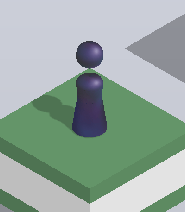
%> input picture jump2.png, 185 x 212 px
$ octave test_jump.m   (GNU Octave 9; MATLAB toolbox functions it lacks are replaced by stand-ins)
%> lines starting %> are read from the running program, lines starting %| are printed output that depends on the picture; in (x1, y1, x2, y2) boxes, pixels count from 0 and x2, y2 are one past the last pixel; in counts of white or black regions, pixels touching at a corner belong together; the program's own positions count from 1
### BP_matte.m
%-------------------------------------------------------------------------%
% Input:
% Image: input RBG image              --> MxNx3 matrix;
% foreground: user defined foreground --> 2xn matrix,
%   where the first row is X coordinate, the seconde row is Y coordinate;
% background: user defined background --> 2xm matrix,
%   where the first row is X coordinate, the seconde row is Y coordinate;
% K: number of component in GMM the number of component is 5 as infered in paper "GrabCut"
% Output:
% MattedImage: Processd image         --> MxN matrix;
%-------------------------------------------------------------------------%
function MattedImage = BP_matte(Image, foreground, background,K)
%% initially define Uc & Un based on user-defined foreground & background
s = size(Image);
s = s([1,2]);
y = 1:s(1);
x = 1:s(2);
[X,Y] = meshgrid(y,x);
X = X.';    Y = Y.';

level = 25;                                 % number of alpha level
alphaK = linspace(0,1,level);                  % discrete alpha into 25 levels

alpha = 0.5*ones(s);                        % initialize alpha value, which is in the region [0,1];
uncert = ones(s);
for i1 = 1:length(foreground)
    uncert(foreground(1,i1),foreground(2,i1)) = 0;
end

for i1 = 1:length(background)
    uncert(background(1,i1),background(2,i1)) = 0;% initialize uncertainty;
end

Un = uncert;                                % initialize group Un, which include all unknown pixels
U = sum(uncert(:));
U_new = 0;
Uc_tilde = zeros(s);                        % initialize group Uc~

estimated = zeros(s);

for i1 = 1:length(foreground)
    estimated(foreground(1,i1),foreground(2,i1)) = 1;                       % measure the pixel have been estimted or not
    alpha(foreground(1,i1),foreground(2,i1)) = 1;                           % set value of user-defined foreground to be 1
end

for i1 = 1:length(background)
    estimated(background(1,i1),background(2,i1)) = 1;                       % measure the pixel have been estimted or not
    alpha(background(1,i1),background(2,i1)) = 0;                           % set value of user-defined foreground to be 1
end

counter = 1;

%% build GMM based on user-defined foreground & background and assign pixels to single Gaussain
options = statset('MaxIter',500);
gmm_fore = fitgmdist(foreground.', K,'Options',options);        % build Gaussian mix model for foreground
gmm_back = fitgmdist(background.', K,'Options',options);        % build Gaussian mix model for background

k_fore = ceil(K*rand(1,length(foreground)));   % assign each pixel in foreground to one single Gaussian
k_back = ceil(K*rand(1,length(background)));   % assign each pixel in background to one single Gaussian

r1 = 15;                                    % radius of region to be added into Uc_tilde
r2 = 20;                                    % radius of region considered when calculate weight

%%
% the loop judge condition needs to be further determined.
while max(Un(:))~=0 & U>U_new % while Un is not null
    U = sum(uncert(:));                              % update the total uncertainty.
    %% if Un is not null, transfer pixelswithin 15 pixels of Uc from Un to Uc_tilde
    if max(Un(:))~=0
        X_c = X(uncert==0);                 % obtain pixels in Uc
    	Y_c = Y(uncert==0);
        for i1 = 1:length(X_c)
           Uc_tilde((X-X_c(i1)).^2+(Y-Y_c(i1)).^2<=r1^2 & Un==1) = 1;
           Un((X-X_c(i1)).^2+(Y-Y_c(i1)).^2<=r1^2 & Un==1) = 0;
        end
    end

    %% build MRF based on pixels in Uc
    MRF = Uc_tilde;                         % treat each pixel in Uc_tilde as a node in the MRF
    X_tilde = X(Uc_tilde==1);
    Y_tilde = Y(Uc_tilde==1);
    for i1 = 1:length(Y_tilde)                % adjacent pixels in Uc are also in MRF
        if X_tilde(i1)>1
            if  uncert(X_tilde(i1)-1,Y_tilde(i1))==0
                MRF(X_tilde(i1)-1,Y_tilde(i1)) = 1;
            end
        end

        if X_tilde(i1)<s(1)
            if uncert(X_tilde(i1)+1,Y_tilde(i1))==0
                MRF(X_tilde(i1)+1,Y_tilde(i1)) = 1;
            end
        end

        if Y_tilde(i1)>1
            if uncert(X_tilde(i1),Y_tilde(i1)-1)==0
                MRF(X_tilde(i1),Y_tilde(i1)-1) = 1;
            end
        end

        if Y_tilde(i1)<s(2)
            if uncert(X_tilde(i1),Y_tilde(i1)+1)==0
                MRF(X_tilde(i1),Y_tilde(i1)+1) = 1;
            end
        end
    end

    %% For each node in MRF, compute its data cost
    X_mrf = X(MRF==1);                      % obtain pixels in MRF
    Y_mrf = Y(MRF==1);

    N = 12;                                 % number of samples

    Vd = ones([s,level]);                     % initialize data cost
    for i1 = 1:length(X_mrf)
        %% sample foreground & background and calculate weight
        foreSample = zeros(2,N);            % foreground sample set coordinates
        backSample = zeros(2,N);            % background sample set coordinates


        % foreground
%         foreSampleX_temp = X((X-X_mrf(i1)).^2+(Y-Y_mrf(i1)).^2<=r2^2 ...
%             & alpha>alpha(X_mrf(i1),Y_mrf(i1)) & estimated==1);
%         foreSampleY_temp = Y((X-X_mrf(i1)).^2+(Y-Y_mrf(i1)).^2<=r2^2 ...
%             & alpha>alpha(X_mrf(i1),Y_mrf(i1)) & estimated==1);

        foreSampleX_temp = X((X-X_mrf(i1)).^2+(Y-Y_mrf(i1)).^2<=r2^2 ...
            & alpha==1 & estimated==1);
        foreSampleY_temp = Y((X-X_mrf(i1)).^2+(Y-Y_mrf(i1)).^2<=r2^2 ...
            & alpha==1 & estimated==1);

        % check whether there are N samples
        if length(foreSampleX_temp)>=N
            % select the N samples with largest weight
            w_temp = weight([X_mrf(i1),Y_mrf(i1)], foreSampleX_temp, foreSampleY_temp, uncert, r2);
            [wF,Fidx] = sort(w_temp,'descend');     % sort
            wF = wF(1:N);       % select N samples
            foreSample(1,:) = foreSampleX_temp(Fidx(1:N));
            foreSample(2,:) = foreSampleY_temp(Fidx(1:N));
        else
            % select N samples based on GMM above
            mu = gmm_fore.mu;
            sigma = gmm_fore.Sigma;
            for i2 = 1:N
                component = k_fore(ceil(length(k_fore)*rand())); % random select a single Gaussian
                muK = mu(component,:);
                sigmaK = sigma(:,:,component); % obtain parameter fo Gaussian
                r = mvnrnd(muK,sigmaK,1);
                [~,idx] = min(sum((foreground-r.').^2));    % find the most closest foreground as sample
                foreSample(:,i2) = foreground(:,idx);
            end
            wF = weight([X_mrf(i1),Y_mrf(i1)],foreSample(1,:).',foreSample(2,:).',uncert, r2);
        end

        % background
%         backSampleX_temp = X((X-X_mrf(i1)).^2+(Y-Y_mrf(i1)).^2<=r2^2 ...
%             & alpha<alpha(X_mrf(i1),Y_mrf(i1)) & estimated==1);
%         backSampleY_temp = Y((X-X_mrf(i1)).^2+(Y-Y_mrf(i1)).^2<=r2^2 ...
%             & alpha<alpha(X_mrf(i1),Y_mrf(i1)) & estimated==1);

        backSampleX_temp = X((X-X_mrf(i1)).^2+(Y-Y_mrf(i1)).^2<=r2^2 ...
            & alpha==0 & estimated==1);
        backSampleY_temp = Y((X-X_mrf(i1)).^2+(Y-Y_mrf(i1)).^2<=r2^2 ...
            & alpha==0 & estimated==1);

        % check whether there are N samples
        if length(backSampleX_temp)>=N
            % select the N samples with largest weight
            w_temp = weight([X_mrf(i1),Y_mrf(i1)], backSampleX_temp, backSampleY_temp, uncert, r2);
            [wB,Bidx] = sort(w_temp,'descend');     % sort
            wB = wB(1:N);       % select N samples
            backSample(1,:) = backSampleX_temp(Bidx(1:N));
            backSample(2,:) = backSampleY_temp(Bidx(1:N));
        else
            % select N samples based on GMM above
            mu = gmm_back.mu;
            sigma = gmm_back.Sigma;
            for i2 = 1:N
                component = k_back(ceil(length(k_back)*rand())); % random select a single Gaussian
                muK = mu(component,:);
                sigmaK = sigma(:,:,component); % obtain parameter fo Gaussian
                r = mvnrnd(muK,sigmaK,1);
                [~,idx] = min(sum((background-r.').^2)); % find the most closest background as sample
                backSample(:,i2) = background(:,idx);
            end
            wB = weight([X_mrf(i1),Y_mrf(i1)],backSample(1,:).',backSample(2,:).',uncert, r2);
        end

       %% Compute likelihood
        Lk = zeros(1,level);

        idx = 1:N;
        [IdxF,IdxB] = meshgrid(idx, idx);

        Cp = Image(X_mrf(i1),Y_mrf(i1),:);   % obtain node's RGB value
        Cp = repmat(Cp,N,N);

        Fp = zeros(1,length(foreSample),3); %
        for i2 = 1:length(foreSample)
            Fp(1,i2,:) = Image(foreSample(1,i2),foreSample(2,i2),:); % obtain foreground samples' RGB value
        end
        Fp_rep = repmat(Fp,N,1);

        Bp = zeros(length(backSample),1,3);
        for i2 = 1:length(backSample)
            Bp(i2,1,:) = Image(backSample(1,i2),backSample(2,i2),:); % obtain background samples' RGB value
        end
        Bp_rep = repmat(Bp,1,N);

        dF = squeeze(sqrt(sum(Fp.^2,3)));                  % variance of foreground sample set
        sigmaF = sqrt(mean((dF-mean(dF)).^2));
        dB = squeeze(sqrt(sum(Bp.^2,3)));                  % variance of background sample set
        sigmaB = sqrt(mean((dB-mean(dB)).^2));

        for i2 = 1:level
            sigma_kd = alphaK(i2)*sigmaF+(1-alphaK(i2))*sigmaB;
            dc = sum((Cp-(alphaK(i2)*Fp_rep+(1-alphaK(i2))*Bp_rep)).^2,3);

            Lkp = wF(IdxF).*wB(IdxB).*exp(-dc/(2*sigma_kd^2));
            Lk(i2) = 1/N^2*sum(Lkp(:));                     % calculate likelihood
        end

        %% Compute data cost
        Lks = sum(Lk);
        if Lks ~= 0
            Vd(X_mrf(i1),Y_mrf(i1),:) = 1-Lk/sum(Lk);                          % obtain data cost
        else
            Vd(X_mrf(i1),Y_mrf(i1),:) = 1/level;
        end

    end
    Vs = 1-exp(-(repmat(alphaK,level,1)-repmat(alphaK.',1,level)).^2/0.2^2);    % sigmaS = 0.2

    %% apply Belief Propagation algorithm
    alpha_new = BP(MRF, Vd, Vs,alphaK,level);
    alpha(MRF==1)=alpha_new(MRF==1);

    for i1 = 1:length(foreground)
        alpha(foreground(1,i1),foreground(2,i1)) = 1;                           % set value of user-defined foreground to be 1
    end

    for i1 = 1:length(background)
        alpha(background(1,i1),background(2,i1)) = 0;                           % set value of user-defined foreground to be 1
    end

%     figure; imshow(uint8(255*alpha));
    %% update uncertianty, foreground & background
    uncert((alpha==1 |alpha==0) & Uc_tilde==1)=0;                      % assigning new foreground & background uncertainty to 0;
    Uc_tilde(alpha==1 |alpha==0) = 0;

    foreground_new = zeros(2,length(X(alpha==1)));
    background_new = zeros(2,length(X(alpha==0)));

    foreground_new(1,:) = X(alpha==1).';
    foreground_new(2,:) = Y(alpha==1).';
    background_new(1,:) = X(alpha==0).';
    background_new(2,:) = Y(alpha==0).';

    F_opt = Image.*alpha;
    B_opt = Image-F_opt;

    foreValue = zeros(3,length(foreground_new));
    for i1 = 1:length(foreground_new)
        foreValue(:,i1) = squeeze(Image(foreground_new(1,i1),foreground_new(2,i1),:));  % obtain RGB value of foreground
    end

    backValue = zeros(3,length(background_new));
    for i1 = 1:length(background_new)
        backValue(:,i1) = squeeze(Image(background_new(1,i1),background_new(2,i1),:));  % obtain RGB value of backround
    end

    for i1 = 1:s(1)
       for i2 = 1:s(2)
           if(Uc_tilde(i1,i2)==1)

              [~,minF] = min(sum((squeeze(F_opt(i1,i2,:))-foreValue).^2),[],2);                       % obtain the index of the smallest fitting error sample
              [~,minB] = min(sum((squeeze(B_opt(i1,i2,:))-backValue).^2),[],2);                       % obtain the index of the smallest fitting error sample

              wF_star = weight([i1,i2],foreground_new(1,minF),foreground_new(2,minF),uncert, r2);
              wB_star = weight([i1,i2],background_new(1,minB),background_new(2,minB),uncert, r2);
              uncert(i1,i2)= 1-sqrt(wF_star.*wB_star);
           end
       end
    end

%     Uc_tilde =zeros(s); Uc_tilde(uncert~=0 & uncert~=1)=1;              % re-define Uc_tilde
    Un = zeros(s);  Un(uncert==1)=1;
    U_new = sum(uncert(:));                                              % compute total uncertainty

    estimated(MRF==1)=1;                                                % record pixels which have been estimated
%     fprintf('the %d iteration',counter);


    counter = counter+1;
end

MattedImage = alpha*255;
end

### test_jump.m
clear all; close all;
dbstop if error;

% obtain image
I = double(imread('jump2.png'));
figure;imshow(uint8(I));title('origin image');

% define foreground
[x,y] = meshgrid(82:124,86:94);
foreground = [x(:).';y(:).'];
[x,y] = meshgrid(50:58,85:95);
foreground = [foreground,[x(:).';y(:).']];

% defind background
[x,y] = meshgrid(24:185,18:29);
background = [x(:).';y(:).'];
[x,y] = meshgrid(25:182,141:151);
background = [background,[x(:).';y(:).']];

Iplot = I;
for i1 = 1:length(foreground)
    Iplot(foreground(1,i1),foreground(2,i1),:)=[255,0,0];
end
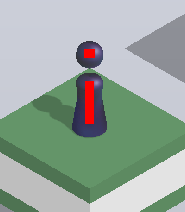
%> Iplot: size 212x185x3 double; mean R, G, B 154.1, 169.1, 159.5
for i1 = 1:length(background)
    Iplot(background(1,i1),background(2,i1),:)=[0,0,255];
end
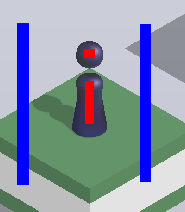
%> Iplot: size 212x185x3 double; 9.39% of pixels changed, all inside (x1, y1, x2, y2) = (17, 23, 151, 185)
figure;imshow(uint8(Iplot));title('fore & back ground');

tic;
mattedImage = BP_matte(I,foreground, background,2);
%> after the loop in BP_matte, `for i1 = 1:length(foreground)`:
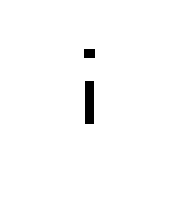
%> uncert: size 212x185 double; values 0 (black) and 1 (white), 98.8% white; 2 black regions, box (x1, y1, x2, y2) and area: (85, 81, 94, 124) 387, (84, 49, 95, 58) 99
%> after the loop in BP_matte, `for i1 = 1:length(background)`:
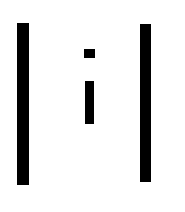
%> uncert: size 212x185 double; values 0 (black) and 1 (white), 89.4% white; 4 black regions, box (x1, y1, x2, y2) and area: (17, 23, 29, 185) 1944, (140, 24, 151, 182) 1738, (85, 81, 94, 124) 387, (84, 49, 95, 58) 99
%> after the loop in BP_matte, `for i1 = 1:length(background)`:
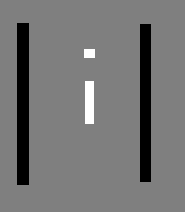
%> alpha: size 212x185 double; min 0, max 1, mean 0.459
%> the run ends on the next line

$ run again, with jump.png copied over jump2.png
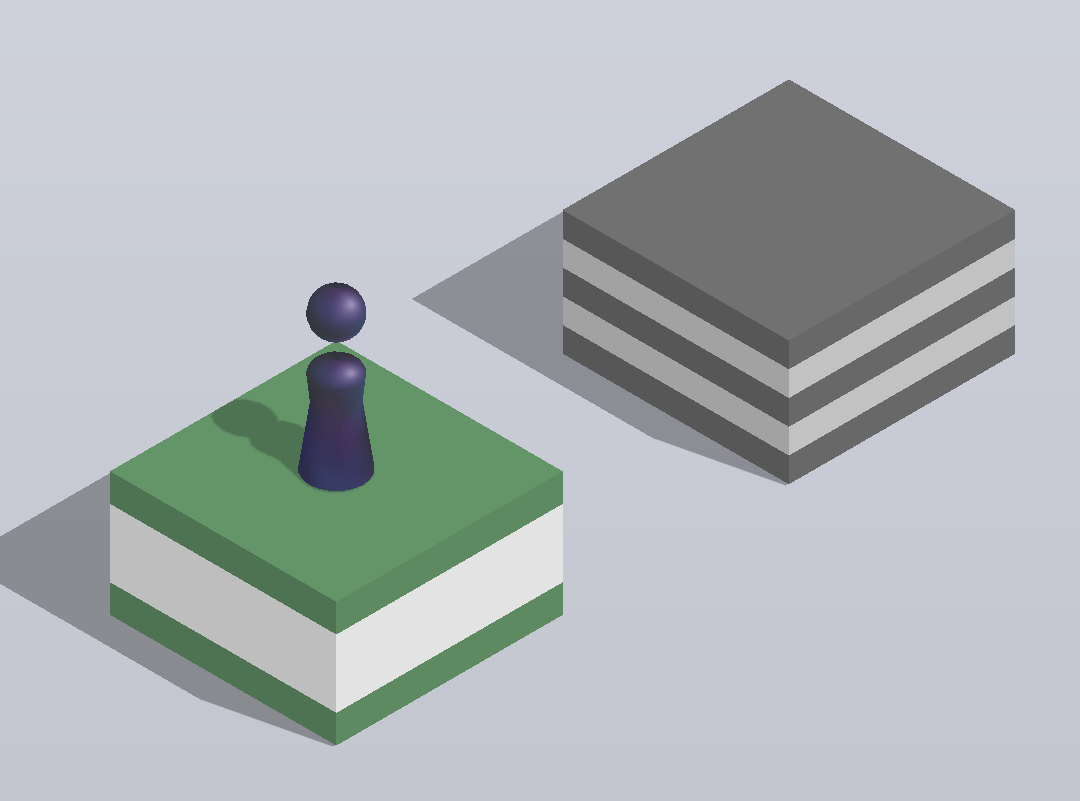
%> input picture jump.png, 1080 x 801 px
%> after the loop in BP_matte, `for i1 = 1:length(foreground)`:
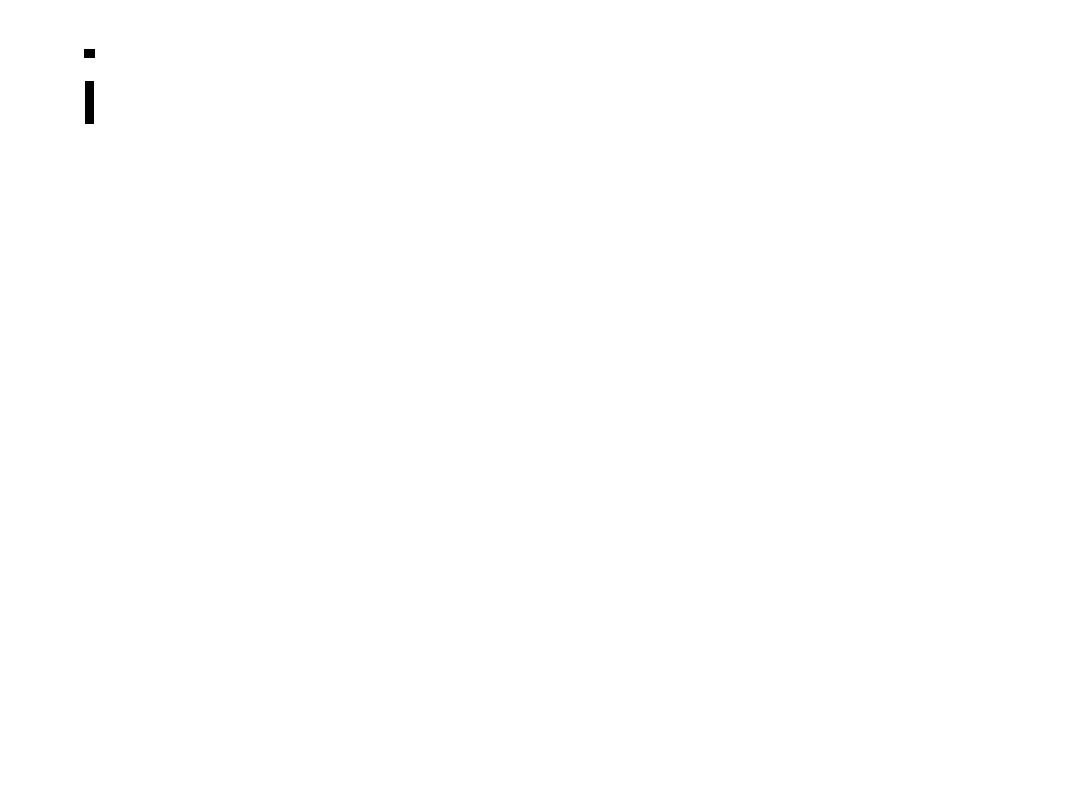
%> uncert: size 801x1080 double; values 0 (black) and 1 (white), 99.9% white; 2 black regions, box (x1, y1, x2, y2) and area: (85, 81, 94, 124) 387, (84, 49, 95, 58) 99
%> after the loop in BP_matte, `for i1 = 1:length(background)`:
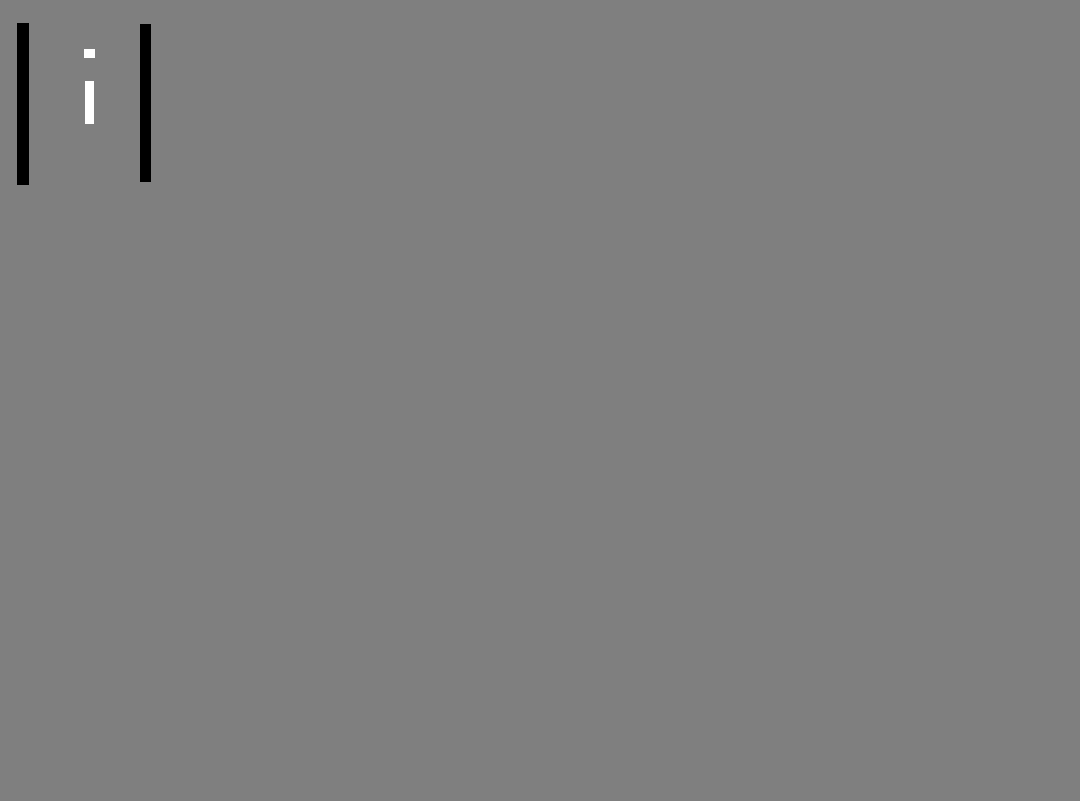
%> alpha: size 801x1080 double; min 0, max 1, mean 0.498
